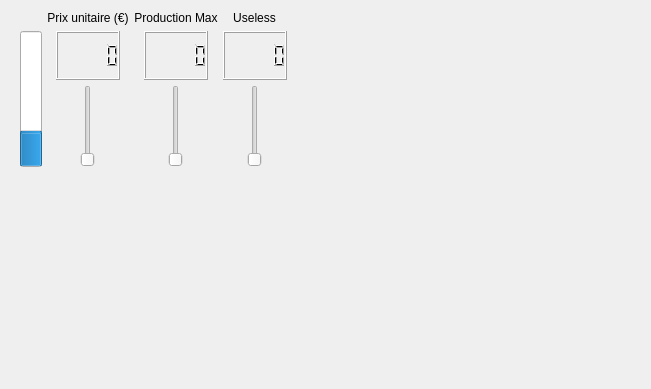
<?xml version="1.0" encoding="UTF-8"?>
<ui version="4.0">
 <class>InputWidget</class>
 <widget class="QWidget" name="InputWidget">
  <property name="geometry">
   <rect>
    <x>0</x>
    <y>0</y>
    <width>651</width>
    <height>389</height>
   </rect>
  </property>
  <property name="minimumSize">
   <size>
    <width>400</width>
    <height>300</height>
   </size>
  </property>
  <property name="windowTitle">
   <string>Form</string>
  </property>
  <widget class="QWidget" name="gridLayoutWidget">
   <property name="geometry">
    <rect>
     <x>20</x>
     <y>10</y>
     <width>621</width>
     <height>361</height>
    </rect>
   </property>
   <layout class="QGridLayout" name="gridLayout" rowstretch="1,1,5" columnstretch="1,2,2,2">
    <property name="sizeConstraint">
     <enum>QLayout::SetFixedSize</enum>
    </property>
    <property name="leftMargin">
     <number>0</number>
    </property>
    <property name="bottomMargin">
     <number>6</number>
    </property>
    <property name="spacing">
     <number>5</number>
    </property>
    <item row="2" column="3" alignment="Qt::AlignHCenter">
     <widget class="QSlider" name="sliderUseless">
      <property name="orientation">
       <enum>Qt::Vertical</enum>
      </property>
     </widget>
    </item>
    <item row="2" column="1" alignment="Qt::AlignHCenter">
     <widget class="QSlider" name="sliderPrice">
      <property name="value">
       <number>0</number>
      </property>
      <property name="orientation">
       <enum>Qt::Vertical</enum>
      </property>
      <property name="tickPosition">
       <enum>QSlider::NoTicks</enum>
      </property>
      <property name="tickInterval">
       <number>10</number>
      </property>
     </widget>
    </item>
    <item row="1" column="3" alignment="Qt::AlignHCenter">
     <widget class="QLCDNumber" name="lcdNumberUseless">
      <property name="sizePolicy">
       <sizepolicy hsizetype="Fixed" vsizetype="Minimum">
        <horstretch>0</horstretch>
        <verstretch>0</verstretch>
       </sizepolicy>
      </property>
      <property name="minimumSize">
       <size>
        <width>0</width>
        <height>49</height>
       </size>
      </property>
     </widget>
    </item>
    <item row="1" column="2" alignment="Qt::AlignHCenter">
     <widget class="QLCDNumber" name="lcdNumberProd"/>
    </item>
    <item row="2" column="2" alignment="Qt::AlignHCenter">
     <widget class="QSlider" name="sliderProd">
      <property name="orientation">
       <enum>Qt::Vertical</enum>
      </property>
     </widget>
    </item>
    <item row="1" column="1" alignment="Qt::AlignHCenter">
     <widget class="QLCDNumber" name="lcdNumberPrice"/>
    </item>
    <item row="0" column="2" alignment="Qt::AlignHCenter">
     <widget class="QLabel" name="labelProd">
      <property name="text">
       <string>Production Max</string>
      </property>
      <property name="alignment">
       <set>Qt::AlignCenter</set>
      </property>
     </widget>
    </item>
    <item row="0" column="1" alignment="Qt::AlignHCenter">
     <widget class="QLabel" name="labelPrice">
      <property name="enabled">
       <bool>true</bool>
      </property>
      <property name="maximumSize">
       <size>
        <width>16777215</width>
        <height>16777215</height>
       </size>
      </property>
      <property name="mouseTracking">
       <bool>false</bool>
      </property>
      <property name="frameShape">
       <enum>QFrame::NoFrame</enum>
      </property>
      <property name="frameShadow">
       <enum>QFrame::Plain</enum>
      </property>
      <property name="text">
       <string>Prix unitaire (€)</string>
      </property>
      <property name="textFormat">
       <enum>Qt::AutoText</enum>
      </property>
      <property name="alignment">
       <set>Qt::AlignCenter</set>
      </property>
     </widget>
    </item>
    <item row="0" column="3" alignment="Qt::AlignHCenter">
     <widget class="QLabel" name="labelUseless">
      <property name="text">
       <string>Useless</string>
      </property>
      <property name="alignment">
       <set>Qt::AlignCenter</set>
      </property>
     </widget>
    </item>
    <item row="1" column="0" rowspan="2" alignment="Qt::AlignHCenter">
     <widget class="QProgressBar" name="progressBar">
      <property name="value">
       <number>24</number>
      </property>
      <property name="orientation">
       <enum>Qt::Vertical</enum>
      </property>
      <property name="invertedAppearance">
       <bool>false</bool>
      </property>
      <property name="textDirection">
       <enum>QProgressBar::BottomToTop</enum>
      </property>
      <property name="format">
       <string>%pk€</string>
      </property>
     </widget>
    </item>
   </layout>
  </widget>
 </widget>
 <resources/>
 <connections/>
</ui>
